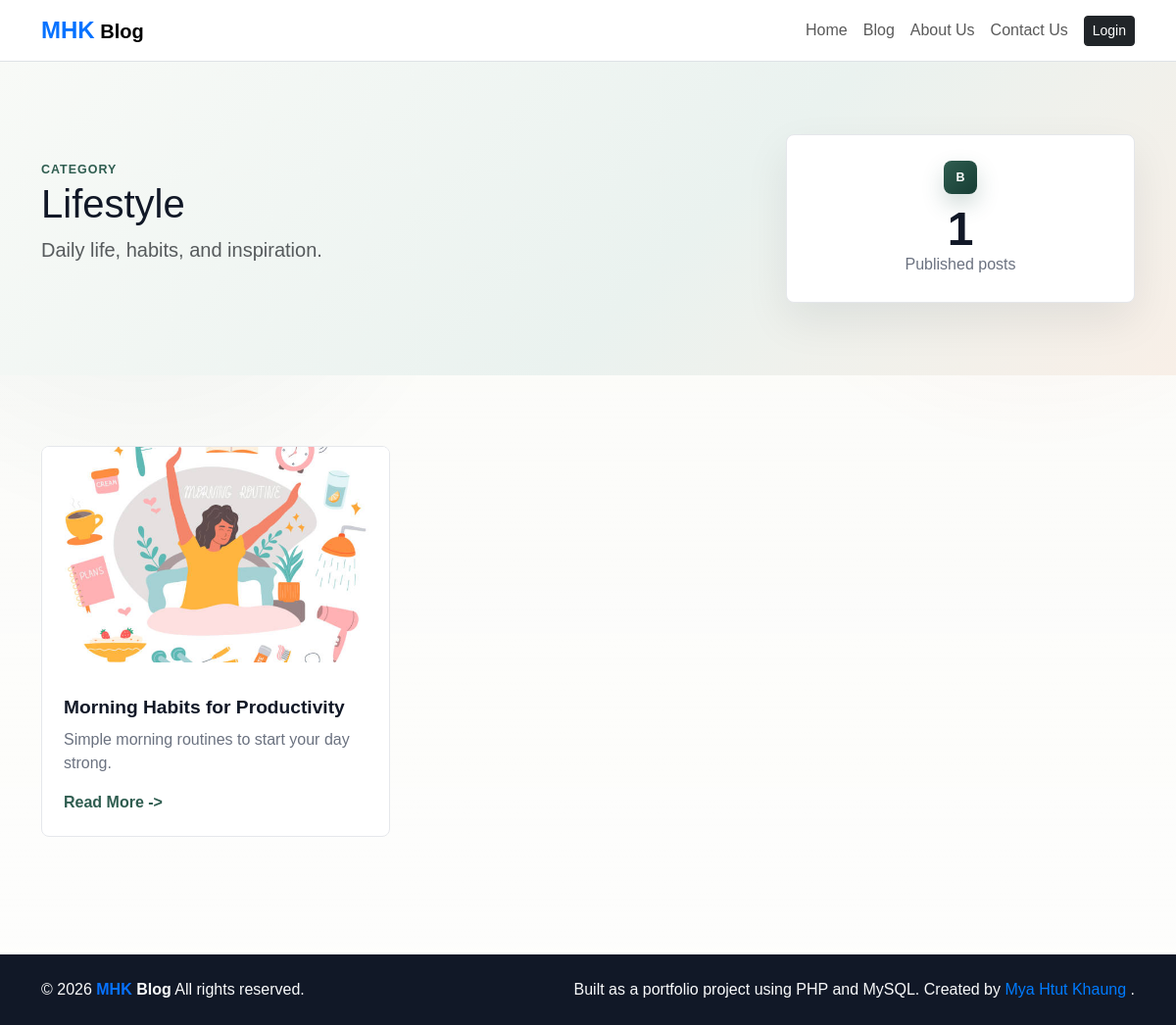
Page /pages/category.php?id=2 on the committed database.
### tables this page shows
CREATE TABLE IF NOT EXISTS categories (
  id INT AUTO_INCREMENT PRIMARY KEY,
  name VARCHAR(100) NOT NULL,
  description TEXT,
  created_at TIMESTAMP DEFAULT CURRENT_TIMESTAMP
);

CREATE TABLE IF NOT EXISTS posts (
  id INT AUTO_INCREMENT PRIMARY KEY,
  category_id INT,
  user_id INT,
  title VARCHAR(255) NOT NULL,
  content TEXT NOT NULL,
  image VARCHAR(255),
  status ENUM('draft', 'published') DEFAULT 'published',
  created_at TIMESTAMP DEFAULT CURRENT_TIMESTAMP,
  FOREIGN KEY (category_id) REFERENCES categories(id) ON DELETE SET NULL,
  FOREIGN KEY (user_id) REFERENCES users(id) ON DELETE CASCADE
);

### config/functions.php (called while the page is built, shortened)
<?php
function url(string $path = ''): string
{
    return BASE_URL . ltrim($path, '/');
}
function e(?string $value): string
{
    return htmlspecialchars((string) $value, ENT_QUOTES, 'UTF-8');
}
function excerpt(string $text, int $length = 140): string
{
    $plain = trim(strip_tags($text));
    if (strlen($plain) <= $length) {
        return $plain;
    }
    return rtrim(substr($plain, 0, $length)) . '...';
}
function postImageUrl(?string $image): string
{
    $image = ltrim($image, '/');
    if (str_starts_with($image, 'blogs/')) {
        return url('uploads/' . $image);
    }
    return url('uploads/blogs/' . $image);
}
?>

### pages/category.php (the view, shortened to what this page needs)
<?php
require_once __DIR__ . '/../config/connection.php';
require_once __DIR__ . '/../config/functions.php';
$id = max(0, (int) ($_GET['id'] ?? 0));
$stmt = $conn->prepare('SELECT * FROM categories WHERE id = ? LIMIT 1');
$stmt->bind_param('i', $id);
$stmt->execute();
$category = $stmt->get_result()->fetch_assoc();
$stmt = $conn->prepare('SELECT * FROM posts WHERE category_id = ? AND status = "published" ORDER BY created_at DESC');
$stmt->bind_param('i', $id);
$stmt->execute();
$posts = $stmt->get_result();
include __DIR__ . '/../includes/header.php';
?>
<main>
    <section class="page-hero compact-hero">
        <div class="container">
            <div class="row align-items-center g-4">
                <div class="col-lg-8" data-animate>
                    <span class="eyebrow">Category</span>
                    <h1><?= e($category['name']); ?></h1>
                    <p class="lead text-muted"><?= e($category['description']); ?></p>
                </div>
                <div class="col-lg-4" data-animate>
                    <div class="category-count">
                        <i class="icon-badge">B</i>
                        <strong><?= $posts->num_rows; ?></strong>
                        <span>Published posts</span>
                    </div>
                </div>
            </div>
        </div>
    </section>
    <section class="section-pad">
    <div class="container">
        <div class="row g-4">
            <?php if ($posts->num_rows > 0): ?>
            <?php while ($post = $posts->fetch_assoc()): ?>
                <div class="col-md-6 col-lg-4" data-animate>
                    <article class="post-card h-100">
                        <div class="post-image-wrap">
                            <img src="<?= e(postImageUrl($post['image'])); ?>" alt="<?= e($post['title']); ?>">
                        </div>
                        <div class="post-card-body">
                            <h3><?= e($post['title']); ?></h3>
                            <p><?= e(excerpt($post['content'])); ?></p>
                            <a href="<?= url('pages/post.php?id=' . (int) $post['id']); ?>" class="stretched-link read-link">Read More <span>-></span></a>
                        </div>
                    </article>
                </div>
            <?php endwhile; ?>
            <?php endif; ?>
        </div>
    </div>
    </section>
</main>
<?php include __DIR__ . '/../includes/footer.php'; ?>

### assets/css/style.css (style rules this page uses)
:root { --ink: #111827; --muted: #6b7280; --line: #e5e7eb; --paper: #ffffff; --soft: #f5f7f2; --accent: #2f5d50; --gold: #d9a441; --coral: #d86f45; --sky: #e8f1f5; }
* { letter-spacing: 0; }
body { color: var(--ink); background: #fbfbf8; font-family: Arial, Helvetica, sans-serif; }
body::before { content: ""; position: fixed; inset: 0; pointer-events: none; background: radial-gradient(circle at 12% 18%, rgba(47, 93, 80, 0.08), transparent 26%), radial-gradient(circle at 88% 12%, rgba(216, 111, 69, 0.09), transparent 24%), linear-gradient(180deg, rgba(255, 255, 255, 0), rgba(255, 255, 255, 0.65)); z-index: -1; }
.eyebrow { color: var(--accent); font-size: 0.78rem; font-weight: 700; letter-spacing: 0.08em; text-transform: uppercase; }
.section-pad { padding: 72px 0; }
.page-hero, .post-hero { position: relative; overflow: hidden; background: linear-gradient(135deg, #f8faf7 0%, #eaf2ef 58%, #f8efe7 100%); }
.compact-hero { padding: 74px 0; }
.post-card { position: relative; overflow: hidden; background: var(--paper); border: 1px solid var(--line); border-radius: 8px; transition: transform 180ms ease, box-shadow 180ms ease; }
.post-image-wrap { overflow: hidden; }
.post-card img { width: 100%; height: 220px; object-fit: cover; transition: transform 260ms ease; }
.post-card-body { padding: 22px; }
.post-card h3 { font-size: 1.2rem; font-weight: 800; margin: 12px 0 10px; }
.post-card p, .feature-grid span { color: var(--muted); }
.post-card a { color: var(--accent); font-weight: 700; text-decoration: none; }
.read-link span { display: inline-block; transition: transform 180ms ease; }
.icon-badge { width: 34px; height: 34px; display: inline-flex; align-items: center; justify-content: center; flex: 0 0 34px; border-radius: 8px; color: #fff; background: linear-gradient(135deg, var(--accent), #173d34); font-style: normal; font-size: 0.78rem; font-weight: 800; box-shadow: 0 10px 22px rgba(47, 93, 80, 0.22); }
.info-card, .category-count, .article-meta-panel, .empty-state { background: #fff; border: 1px solid var(--line); border-radius: 8px; box-shadow: 0 18px 45px rgba(17, 24, 39, 0.08); }
.category-count { padding: 26px; text-align: center; }
.category-count strong { display: block; font-size: 3rem; line-height: 1; margin-top: 12px; }
.category-count span { color: var(--muted); }
[data-animate] { opacity: 0; transform: translateY(18px); transition: opacity 520ms ease, transform 520ms ease; }

### rows in the picture
categories: name "Lifestyle", description "Daily life, habits, and inspiration."
posts: image (picture), title "Morning Habits for Productivity", content "Simple morning routines to start your day strong."

### other values in the picture
$posts->num_rows "1"
